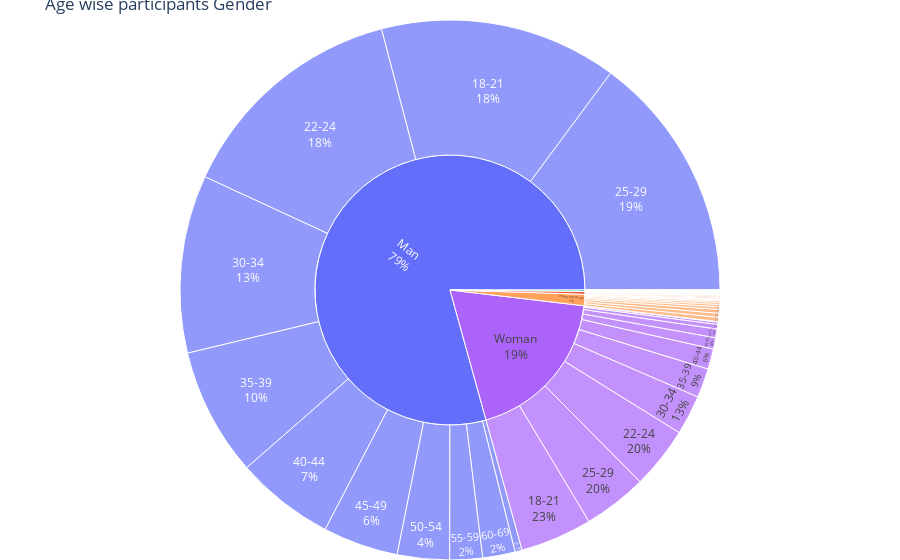

Notebook cell for this chart:
### Code cell
# Age wise participants Gender
import plotly.express as px
import plotly.graph_objects as go
from plotly.offline import iplot, init_notebook_mode
f = px.sunburst(df, path = ['What_is_your_gender?_-_Selected_Choice','What_is_your_age_(#_years)?'],color='What_is_your_gender?_-_Selected_Choice',title = 'Age wise participants Gender')
f.update_traces(textinfo = 'percent parent+label')
f.update_layout(margin=dict(t=20,l=0,r=0,b=0))
f.show()

### Figure 1 — Plotly figure (JSON) as saved in the notebook; plotly's stock layout.template omitted (floating-point values rounded to 4 significant figures)
{"data": [{"branchvalues": "total", "customdata": [["Man"], ["Nonbinary"], ["Prefer to self-describe"], ["Woman"], ["Man"], ["Nonbinary"], ["Woman"], ["Prefer not to say"], ["Woman"], ["Man"], ["Woman"], ["Nonbinary"], ["Woman"], ["Nonbinary"], ["Prefer not to say"], ["Woman"], ["Nonbinary"], ["Woman"], ["Man"], ["Nonbinary"], ["Prefer not to say"], ["Prefer not to say"], ["Prefer to self-describe"], ["Prefer not to say"], ["Man"], ["Woman"], ["Man"], ["Prefer not to say"], ["Prefer to self-describe"], ["Woman"], ["Woman"], ["Prefer to self-describe"], ["Prefer to self-describe"], ["Prefer not to say"], ["Nonbinary"], ["Prefer not to say"], ["Prefer to self-describe"], ["Prefer not to say"], ["Woman"], ["Man"], ["Nonbinary"], ["Prefer not to say"], ["Prefer not to say"], ["Man"], ["Man"], ["Nonbinary"], ["Prefer not to say"], ["Man"], ["Nonbinary"], ["Nonbinary"], ["Man"], ["Prefer to self-describe"], ["Prefer to self-describe"], ["Man"], ["Nonbinary"], ["Woman"]], "domain": {"x": [0, 1], "y": [0, 1]}, "hovertemplate": "labels=%{label}<br>count=%{value}<br>parent=%{parent}<br>id=%{id}<br>What_is_your_gender?_-_Selected_Choice=%{customdata[0]}<extra></extra>", "ids": ["Man/18-21", "Nonbinary/40-44", "Prefer to self-describe", "Woman/40-44", "Man/45-49", "Nonbinary/45-49", "Woman/45-49", "Prefer not to say/50-54", "Woman/50-54", "Man/55-59", "Woman/35-39", "Nonbinary/55-59", "Woman/55-59", "Nonbinary/60-69", "Prefer not to say/60-69", "Woman/60-69", "Nonbinary/70+", "Woman/70+", "Man", "Nonbinary", "Prefer not to say", "Prefer not to say/55-59", "Prefer to self-describe/35-39", "Prefer not to say/40-44", "Man/30-34", "Woman/22-24", "Man/25-29", "Prefer not to say/35-39", "Prefer to self-describe/25-29", "Woman/25-29", "Woman/18-21", "Prefer to self-describe/22-24", "Prefer to self-describe/18-21", "Prefer not to say/22-24", "Nonbinary/30-34", "Prefer not to say/30-34", "Prefer to self-describe/30-34", "Prefer not to say/18-21", "Woman/30-34", "Man/35-39", "Nonbinary/18-21", "Prefer not to say/45-49", "Prefer not to say/70+", "Man/22-24", "Man/70+", "Nonbinary/35-39", "Prefer not to say/25-29", "Man/60-69", "Nonbinary/25-29", "Nonbinary/50-54", "Man/50-54", "Prefer to self-describe/45-49", "Prefer to self-describe/40-44", "Man/40-44", "Nonbinary/22-24", "Woman"], "labels": ["18-21", "40-44", "Prefer to self-describe", "40-44", "45-49", "45-49", "45-49", "50-54", "50-54", "55-59", "35-39", "55-59", "55-59", "60-69", "60-69", "60-69", "70+", "70+", "Man", "Nonbinary", "Prefer not to say", "55-59", "35-39", "40-44", "30-34", "22-24", "25-29", "35-39", "25-29", "25-29", "18-21", "22-24", "18-21", "22-24", "30-34", "30-34", "30-34", "18-21", "30-34", "35-39", "18-21", "45-49", "70+", "22-24", "70+", "35-39", "25-29", "60-69", "25-29", "50-54", "50-54", "45-49", "40-44", "40-44", "22-24", "Woman"], "marker": {"colors": ["#636efa", "#EF553B", "#00cc96", "#ab63fa", "#636efa", "#EF553B", "#ab63fa", "#FFA15A", "#ab63fa", "#636efa", "#ab63fa", "#EF553B", "#ab63fa", "#EF553B", "#FFA15A", "#ab63fa", "#EF553B", "#ab63fa", "#636efa", "#EF553B", "#FFA15A", "#FFA15A", "#00cc96", "#FFA15A", "#636efa", "#ab63fa", "#636efa", "#FFA15A", "#00cc96", "#ab63fa", "#ab63fa", "#00cc96", "#00cc96", "#FFA15A", "#EF553B", "#FFA15A", "#00cc96", "#FFA15A", "#ab63fa", "#636efa", "#EF553B", "#FFA15A", "#FFA15A", "#636efa", "#636efa", "#EF553B", "#FFA15A", "#636efa", "#EF553B", "#EF553B", "#636efa", "#00cc96", "#00cc96", "#636efa", "#EF553B", "#ab63fa"]}, "name": "", "parents": ["Man", "Nonbinary", "", "Woman", "Man", "Nonbinary", "Woman", "Prefer not to say", "Woman", "Man", "Woman", "Nonbinary", "Woman", "Nonbinary", "Prefer not to say", "Woman", "Nonbinary", "Woman", "", "", "", "Prefer not to say", "Prefer to self-describe", "Prefer not to say", "Man", "Woman", "Man", "Prefer not to say", "Prefer to self-describe", "Woman", "Woman", "Prefer to self-describe", "Prefer to self-describe", "Prefer not to say", "Nonbinary", "Prefer not to say", "Prefer to self-describe", "Prefer not to say", "Woman", "Man", "Nonbinary", "Prefer not to say", "Prefer not to say", "Man", "Man", "Nonbinary", "Prefer not to say", "Man", "Nonbinary", "Nonbinary", "Man", "Prefer to self-describe", "Prefer to self-describe", "Man", "Nonbinary", ""], "textinfo": "percent parent+label", "type": "sunburst", "values": [3696, 4, 42, 317, 1171, 4, 175, 14, 136, 509, 455, 4, 72, 4, 10, 35, 4, 8, 20598, 88, 355, 7, 7, 31, 2765, 963, 3859, 42, 5, 994, 1117, 9, 12, 66, 17, 34, 7, 60, 618, 1993, 16, 24, 6, 3643, 110, 7, 61, 504, 12, 3, 811, 1, 1, 1537, 13, 4890]}], "layout": {"legend": {"tracegroupgap": 0}, "margin": {"b": 0, "l": 0, "r": 0, "t": 20}, "title": {"text": "Age wise participants Gender"}}}
